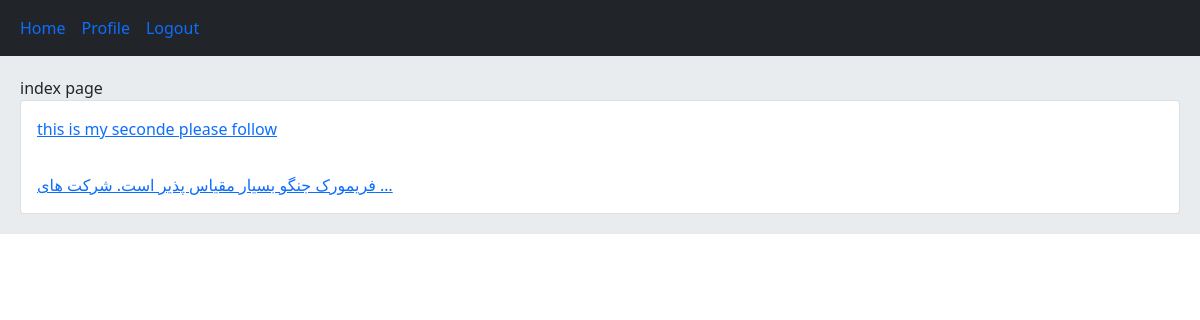
Screenshot of / (signed in) with the database file from the repository.
### home/models.py (models this page shows, shortened)
class Post(models.Model):
    user = models.ForeignKey(User, on_delete=models.CASCADE)
    body = models.TextField()
    slug = models.SlugField()
    create= models.DateTimeField(auto_now_add=True)
    update = models.DateTimeField(auto_now=True)
    def get_absolute_url(self):
        return reverse('home:post_detail',args=(self.id,self.slug) )

### home/views.py (the view)
# urls.py: path('',views.HomeView.as_view(),name='home'),
class HomeView(View):
    def get(self, request):
        posts = Post.objects.all()
        return render(request,'home/index.html',{'posts': posts})

### home/templates/home/index.html
{% extends 'base.html' %}
    {% block content %}
         index page
         <div class="card">
               {% for post in posts %}
                    <a href="{{ post.get_absolute_url }}" class="card-body">{{ post.body|truncatewords:8 }}</a>
               {% endfor %}
          </div>
    {% endblock%}

### rows the page displays
Post: body "this is my seconde please follow"
Post: body "فریمورک جنگو بسیار مقیاس پذیر است. شرکت های …"
